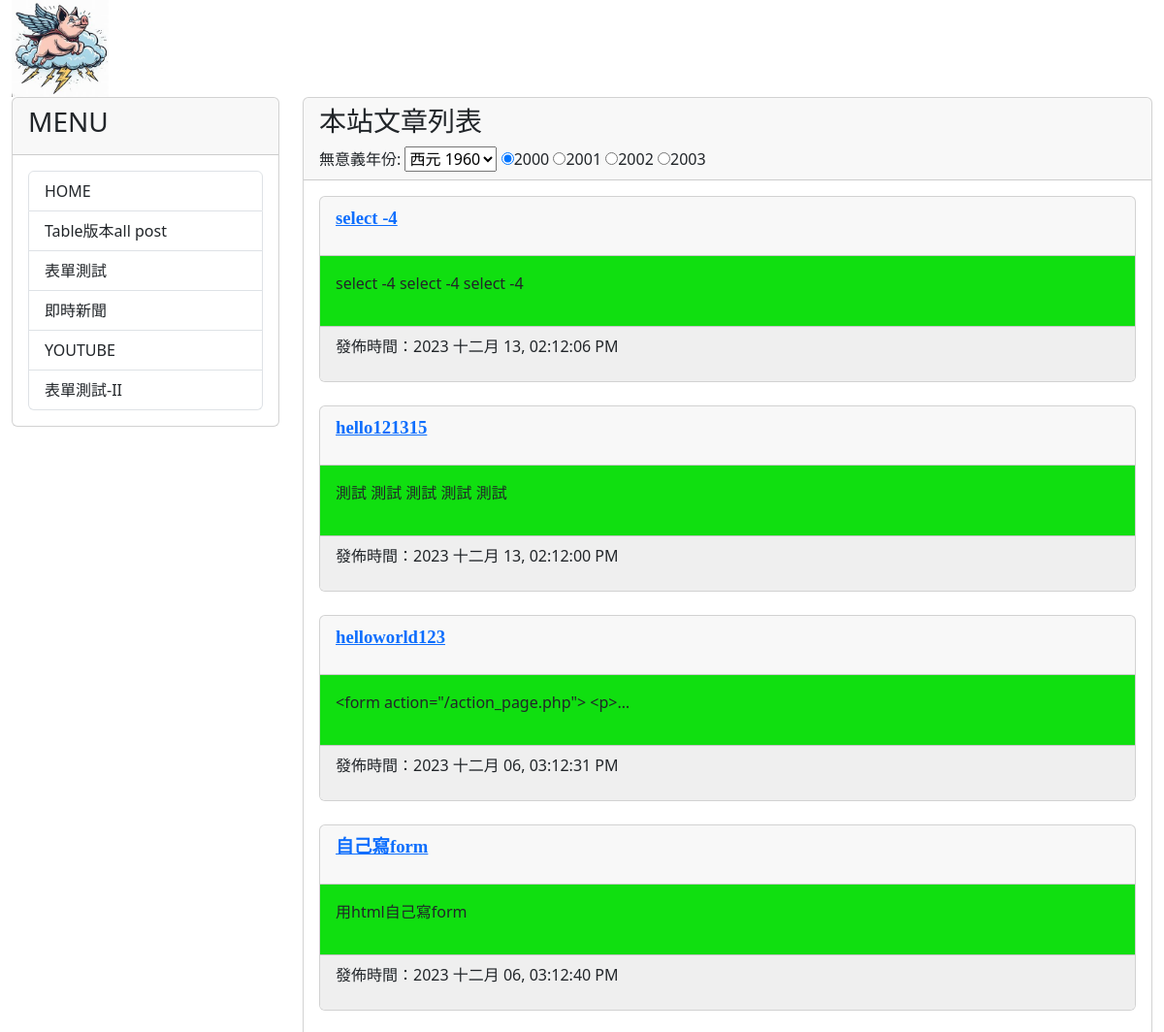
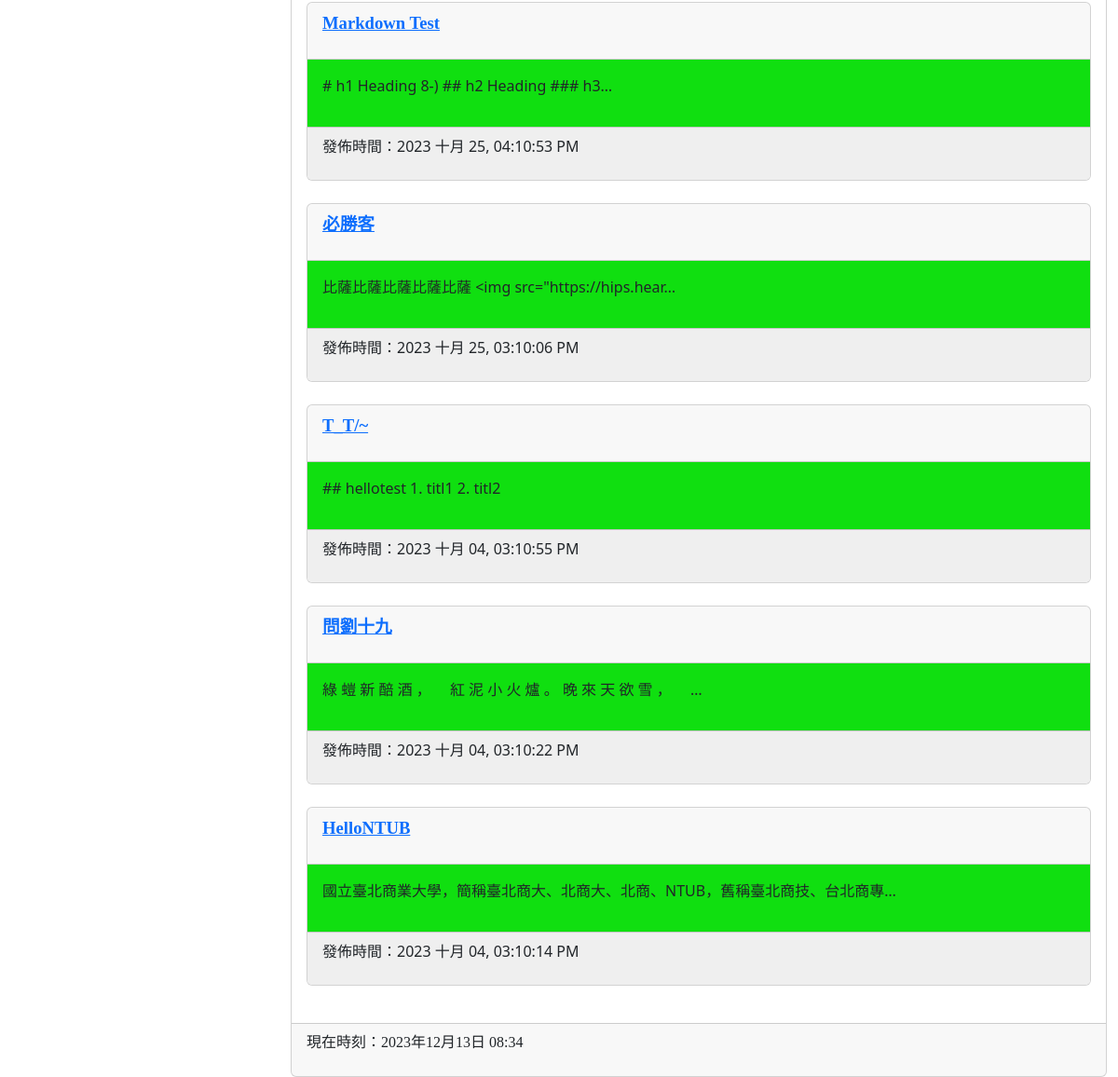
The page / on the database its author committed (2 pictures, top to bottom).
### mysite/models.py (models this page shows, shortened)
class Post(models.Model):
    title = models.CharField(max_length = 200)
    slug = models.CharField(max_length = 200)
    body = models.TextField()
    category = models.TextField(null=True)
    pub_date = models.DateTimeField(auto_now_add=True)
    class Meta:
        ordering = ('-pub_date', )

### mysite/views.py (the view)
# urls.py: path('', mv.homepage, name="homepage"),
def homepage(request):
    posts = Post.objects.all()
    now = datetime.now()
    hour = now.timetuple().tm_hour
    years = range(1960,2024)
    return render(request, 'index.html', locals())

### mysite/templates/index.html (shortened to what this page needs)
{% extends "base2.html" %}
{% block headmessage %}
<h3 style='font-family:標楷體;'>本站文章列表</h3>
<label for="byear">無意義年份:</label>
<select name="byear">
    {% for year in years %}
    <option value="{{year}}">西元 {{year}}</option>
    {% endfor %}
</select>
<input type='radio' name='ryear' checked>2000</input>
<input type='radio' name='ryear'>2001</input>
<input type='radio' name='ryear'>2002</input>
<input type='radio' name='ryear'>2003</input>
{% endblock headmessage %}
{% block content %}
{% for post in posts %}
<div class='card'>
    <div class='card-header'>
        <p style='font-family:微軟正黑體;font-size:14pt;font-weight:bold;'>
            <a href='/post/{{post.slug}}'>{{ post.title }}</a>
        </p>
    </div>
    <div class='card-body' style='background-color:#10DF10'>
        <p>
           {{ post.body | truncatechars:40 }}
        </p>
    </div>
    <div class='card-footer'  style='background-color:#efefef'>
        <p>
            發佈時間：{{ post.pub_date | date:"Y M d, h:m:s A"}}
        </p>
    </div>
</div>
<br>
{% endfor %}
{% endblock content %}

### rows shown on the page
Post: title "select -4", body "select -4 select -4 select -4", pub_date "2023 十二月 13, 02:12:06 PM"
Post: title "hello121315", body "測試 測試 測試 測試 測試", pub_date "2023 十二月 13, 02:12:00 PM"
Post: title "helloworld123", body "<form action=\"/action_page.php\"> <p>…", pub_date "2023 十二月 06, 03:12:31 PM"
Post: title "自己寫form", body "用html自己寫form", pub_date "2023 十二月 06, 03:12:40 PM"
Post: title "Markdown Test", body "# h1 Heading 8-) ## h2 Heading ### h3…", pub_date "2023 十月 25, 04:10:53 PM"
Post: title "必勝客", body "比薩比薩比薩比薩比薩 <img src=\"https://hips.hear…", pub_date "2023 十月 25, 03:10:06 PM"
Post: title "T_T/~", body "## hellotest 1. titl1 2. titl2", pub_date "2023 十月 04, 03:10:55 PM"
Post: title "問劉十九", body "綠 螘 新 醅 酒 ， 紅 泥 小 火 爐 。 晚 來 天 欲 雪 ， …", pub_date "2023 十月 04, 03:10:22 PM"
Post: title "HelloNTUB", body "國立臺北商業大學，簡稱臺北商大、北商大、北商、NTUB，舊稱臺北商技、台北商專…", pub_date "2023 十月 04, 03:10:14 PM"
